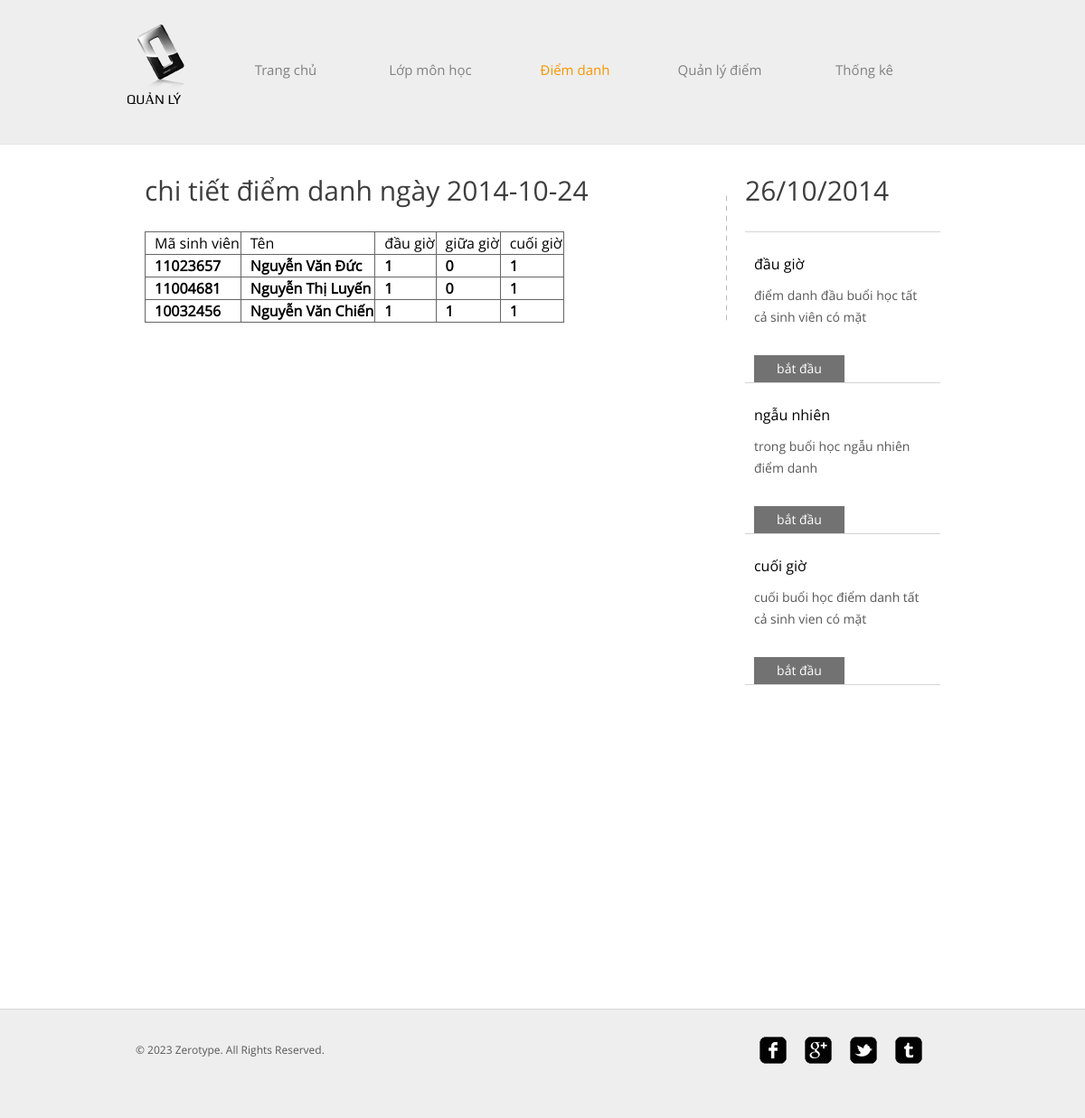
The page /zerotype_x/chitiet_dd.php?ip_mh=INT3219&date=2014-10-24 on the database its author committed.
### tables this page shows
CREATE TABLE IF NOT EXISTS `sinhvien` (
  `Masinhvien` varchar(20) NOT NULL,
  `Lop` varchar(20) NOT NULL,
  `MaLop` varchar(20) NOT NULL,
  `Ten` varchar(20) NOT NULL,
  `Ngaysinh` date NOT NULL,
  `chuyencan` int(100) NOT NULL,
  `sex` varchar(10) NOT NULL,
  `tongket` float NOT NULL,
  PRIMARY KEY (`Masinhvien`,`MaLop`)
);

CREATE TABLE IF NOT EXISTS `diemdanh` (
  `MaLop` varchar(50) NOT NULL,
  `Masinhvien` varchar(50) NOT NULL,
  `date` date NOT NULL,
  `begin_dd` tinyint(1) NOT NULL,
  `random_dd` tinyint(1) NOT NULL,
  `end_dd` tinyint(1) NOT NULL,
  PRIMARY KEY (`MaLop`,`Masinhvien`,`date`)
);

### zerotype_x/chitiet_dd.php (the view, shortened to what this page needs)
<!DOCTYPE HTML>
<html>
<head>
	<link rel="stylesheet" href="css/style.css" type="text/css">
</head>
<body>
	<div id="header">
		<div>
			<div class="logo">
				<a href="index.php">Quản lý</a>
			</div>
			<ul id="navigation">
				<li >
					<a href="index.php">Trang chủ</a>
				</li>
				<li>
					<?php echo "<a href='object.php?ip_mh=$_GET[ip_mh]'>Lớp môn học</a>";?>
				</li>
				<li class="active">
					<?php echo "<a href='news.php?ip_mh=$_GET[ip_mh]'>Điểm danh</a>";?>
				</li>
				<li>
					<?php echo "<a href='points.php?ip_mh=$_GET[ip_mh]'>Quản lý điểm</a>";?>
				</li>
				<li>
					<?php echo "<a href='contact.php?ip_mh=$_GET[ip_mh]'> Thống kê</a>";?>
				</li>
			</ul>
		</div>
	</div>
	<div id="contents">
		<div class="main">
			<h1> chi tiết điểm danh ngày <?php echo "$_GET[date]"; ?> </h1>
						<table border="1" id="table" >
							<tr>
								<td>  Mã sinh viên</td>
								<td>  Tên </td>
								<td>  đầu giờ</td>
								<td>  giữa giờ</td>
								<td> cuối giờ </td>
							</tr>
						<?php
						$sql="SELECT `sinhvien`.`Masinhvien`, `sinhvien`.`Ten`, `diemdanh`.`begin_dd`, `diemdanh`.`random_dd`, `diemdanh`.`end_dd`
							FROM `sinhvien` JOIN `diemdanh` ON `sinhvien`.`Masinhvien` = `diemdanh`.`Masinhvien` WHERE `diemdanh`.`MaLop` = '$_GET[ip_mh]' AND `diemdanh`.`date` = '$_GET[date]' ";
						$query=mysql_query($sql);
						while($row=mysql_fetch_array($query))
						{
							echo "<tr>
											<td><b>$row[Masinhvien]</b></td>
											<td><b>$row[Ten]</b></td>
											<td><b>$row[begin_dd]</b></td>
											<td><b>$row[random_dd]</b></td>
											<td><b>$row[end_dd]</b></td>
											</tr>";
					}
					?>
				</table>
		</div>
		<div class="sidebar">
			<?php
				$now=getdate();
				$date= $now["mday"]."/".$now["mon"]."/".$now["year"];
				echo "<h1> $date </h1>";
			?>
			<ul class="posts">
				<li>
					<h4 class="title">đầu giờ</h4>
					<p>
						điểm danh đầu buổi học tất cả sinh viên có mặt
					</p>
					<span><?php echo "<a href='begin_dd.php?ip_mh=$_GET[ip_mh]' class='more'>bắt đầu</a>"; ?></span>
				</li>
				<li>
					<h4 class="title">ngẫu nhiên</h4>
					<p>
						trong buổi học ngẫu nhiên điểm danh
					</p>
					<span><?php echo "<a href='random_dd.php?ip_mh=$_GET[ip_mh]' class='more'>bắt đầu</a>"; ?></span>
				</li>
				<li>
					<h4 class="title">cuối giờ</h4>
					<p>
						cuối buổi học điểm danh tất cả sinh vien có mặt
					</p>
					<span><?php echo "<a href='end_dd.php?ip_mh=$_GET[ip_mh]' class='more'>bắt đầu</a>"; ?></span>
				</li>
			</ul>
		</div>
	</div>
	<div id="footer">
		<div class="clearfix">
			<div id="connect">
				<a href="http://freewebsitetemplates.com/go/facebook/" target="_blank" class="facebook"></a><a href="http://freewebsitetemplates.com/go/googleplus/" target="_blank" class="googleplus"></a><a href="http://freewebsitetemplates.com/go/twitter/" target="_blank" class="twitter"></a><a href="http://www.freewebsitetemplates.com/misc/contact/" target="_blank" class="tumbler"></a>
			</div>
			<p>
				© 2023 Zerotype. All Rights Reserved.
			</p>
		</div>
	</div>
</body>
</html>

### zerotype_x/css/style.css (style rules this page uses)
body { background-color: #fff; font-family: 'OpenSans'; margin: 0; }
.clearfix:after, #contents:after { clear:both; content:""; display:block; height:1%; line-height:0; visibility:hidden; }
#header { background-color: #eee; border-bottom: 1px solid #e6e6e6; padding: 27px 0; }
#header > div, #footer > div { width: 920px; margin: 0 auto; padding: 0 20px; }
#header .logo { float: left; margin-right: 20px; }
#header .logo a { background: url(../images/logo.png) no-repeat center top; color: #000; display: block; font: 15px/30px 'Play'; height: 20px; width: 76px; padding-top: 68px; text-decoration: none; text-transform: uppercase; }
#navigation { display: inline-block; list-style: none; line-height: 100px; margin: 0; padding: 0; }
#navigation li { float: left; width: 160px; text-align: center; }
#navigation li a { color: #818181; font-size: 15px; line-height: 30px; text-decoration: none; }
#navigation li.active a { color: #f99600; }
#contents { min-height: 510px; width: 880px; margin: 0 auto; padding: 54px 40px; }
h1 { color: #3e3e3e; font-size: 30px; font-weight: normal; line-height: 30px; margin: 0 0 30px; }
p { color: #585858; font-size: 16px; line-height: 24px; margin: 0 0 30px; }
.more { background-color: #727272; color: #fff; display: inline-block; font-size: 14px; line-height: 30px; width: 100px; text-align: center; text-decoration: none; }
.main { float: left; background: url(../images/divider.png) repeat-y right top; min-height: 100px; width: 620px; padding-right: 24px; }
.main h1, .sidebar h1 { margin: 0 0 12px; position: relative; top: -18px; }
.sidebar { float: left; min-height: 848px; width: 216px; margin-left: 20px; }
.sidebar ul, .news { list-style: none; margin: 0; padding: 0; }
.posts { border-top: 1px solid #d5d5d5; }
.posts li { border-bottom: 1px solid #d5d5d5; padding: 24px 10px 0; }
.posts li p { font-size: 14px; }
.posts li .title { font-size: 16px; font-weight: normal; margin: 0 0 12px; }
#footer { background-color: #eee; border-top: 1px solid #d8d8d8; padding: 30px 0; }
#footer p { font-size: 12px; line-height: 30px; padding-left: 10px; }
#connect { float: right; display: inline-block; margin-right: 30px; }
#connect a { background: url(../images/icons.png) no-repeat; display: inline-block; height: 30px; width: 30px; margin: 0 10px; }
#connect a.googleplus { background-position: 0 -40px; }
#connect a.twitter { background-position: 0 -80px; }
#connect a.tumbler { background-position: 0 -120px; }
#table { border-color:#666; border-width:thin; border-collapse:collapse; }
#table tr { border:1px solid:#990; }
#table td { padding-left:10px; }

### rows shown on the page
sinhvien: Masinhvien "11023657", Ten "Nguyễn Văn Đức", diemdanh.begin_dd "1", diemdanh.random_dd "0", diemdanh.end_dd "1"
sinhvien: Masinhvien "11004681", Ten "Nguyễn Thị Luyến", diemdanh.begin_dd "1", diemdanh.random_dd "0", diemdanh.end_dd "1"
sinhvien: Masinhvien "10032456", Ten "Nguyễn Văn Chiến", diemdanh.begin_dd "1", diemdanh.random_dd "1", diemdanh.end_dd "1"

### other values the page prints
$_GET[date] "2014-10-24"
$date "26/10/2014"
